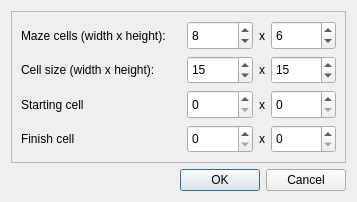
<?xml version="1.0" encoding="UTF-8"?>
<ui version="4.0">
 <class>MazeDialog</class>
 <widget class="QDialog" name="MazeDialog">
  <property name="geometry">
   <rect>
    <x>0</x>
    <y>0</y>
    <width>357</width>
    <height>202</height>
   </rect>
  </property>
  <property name="windowTitle">
   <string>Dialog</string>
  </property>
  <layout class="QGridLayout" name="gridLayout">
   <item row="1" column="1">
    <widget class="QDialogButtonBox" name="buttonBox">
     <property name="orientation">
      <enum>Qt::Horizontal</enum>
     </property>
     <property name="standardButtons">
      <set>QDialogButtonBox::Cancel|QDialogButtonBox::Ok</set>
     </property>
    </widget>
   </item>
   <item row="0" column="0" colspan="2">
    <widget class="QFrame" name="frame">
     <property name="frameShape">
      <enum>QFrame::StyledPanel</enum>
     </property>
     <property name="frameShadow">
      <enum>QFrame::Raised</enum>
     </property>
     <layout class="QGridLayout" name="gridLayout_2">
      <item row="0" column="0">
       <layout class="QVBoxLayout" name="verticalLayout_2">
        <item>
         <layout class="QHBoxLayout" name="horizontalLayoutMazeCells">
          <item>
           <widget class="QLabel" name="labelMazeCells">
            <property name="sizePolicy">
             <sizepolicy hsizetype="Preferred" vsizetype="Preferred">
              <horstretch>0</horstretch>
              <verstretch>0</verstretch>
             </sizepolicy>
            </property>
            <property name="minimumSize">
             <size>
              <width>160</width>
              <height>0</height>
             </size>
            </property>
            <property name="text">
             <string>Maze cells (width x height):</string>
            </property>
           </widget>
          </item>
          <item>
           <widget class="QSpinBox" name="spinHCells">
            <property name="sizePolicy">
             <sizepolicy hsizetype="Minimum" vsizetype="Preferred">
              <horstretch>0</horstretch>
              <verstretch>0</verstretch>
             </sizepolicy>
            </property>
            <property name="minimum">
             <number>3</number>
            </property>
            <property name="maximum">
             <number>32</number>
            </property>
            <property name="value">
             <number>8</number>
            </property>
           </widget>
          </item>
          <item>
           <widget class="QLabel" name="labelXMazeCells">
            <property name="sizePolicy">
             <sizepolicy hsizetype="Maximum" vsizetype="Preferred">
              <horstretch>0</horstretch>
              <verstretch>0</verstretch>
             </sizepolicy>
            </property>
            <property name="text">
             <string>x</string>
            </property>
           </widget>
          </item>
          <item>
           <widget class="QSpinBox" name="spinVCells">
            <property name="sizePolicy">
             <sizepolicy hsizetype="Minimum" vsizetype="Preferred">
              <horstretch>0</horstretch>
              <verstretch>0</verstretch>
             </sizepolicy>
            </property>
            <property name="minimum">
             <number>3</number>
            </property>
            <property name="maximum">
             <number>32</number>
            </property>
            <property name="value">
             <number>6</number>
            </property>
           </widget>
          </item>
         </layout>
        </item>
        <item>
         <layout class="QHBoxLayout" name="horizontalLayoutCellSize">
          <item>
           <widget class="QLabel" name="labelCellSize">
            <property name="minimumSize">
             <size>
              <width>160</width>
              <height>0</height>
             </size>
            </property>
            <property name="text">
             <string>Cell size (width x height):</string>
            </property>
           </widget>
          </item>
          <item>
           <widget class="QSpinBox" name="spinCellX">
            <property name="sizePolicy">
             <sizepolicy hsizetype="Minimum" vsizetype="Preferred">
              <horstretch>0</horstretch>
              <verstretch>0</verstretch>
             </sizepolicy>
            </property>
            <property name="minimum">
             <number>4</number>
            </property>
            <property name="maximum">
             <number>64</number>
            </property>
            <property name="value">
             <number>15</number>
            </property>
           </widget>
          </item>
          <item>
           <widget class="QLabel" name="labelXCellSize">
            <property name="sizePolicy">
             <sizepolicy hsizetype="Maximum" vsizetype="Preferred">
              <horstretch>0</horstretch>
              <verstretch>0</verstretch>
             </sizepolicy>
            </property>
            <property name="text">
             <string>x</string>
            </property>
           </widget>
          </item>
          <item>
           <widget class="QSpinBox" name="spinCellY">
            <property name="sizePolicy">
             <sizepolicy hsizetype="Minimum" vsizetype="Preferred">
              <horstretch>0</horstretch>
              <verstretch>0</verstretch>
             </sizepolicy>
            </property>
            <property name="minimum">
             <number>4</number>
            </property>
            <property name="maximum">
             <number>64</number>
            </property>
            <property name="value">
             <number>15</number>
            </property>
           </widget>
          </item>
         </layout>
        </item>
        <item>
         <layout class="QHBoxLayout" name="horizontalLayoutStart">
          <item>
           <widget class="QLabel" name="labelStartCell">
            <property name="minimumSize">
             <size>
              <width>160</width>
              <height>0</height>
             </size>
            </property>
            <property name="text">
             <string>Starting cell</string>
            </property>
           </widget>
          </item>
          <item>
           <widget class="QSpinBox" name="spinStartX">
            <property name="sizePolicy">
             <sizepolicy hsizetype="Minimum" vsizetype="Preferred">
              <horstretch>0</horstretch>
              <verstretch>0</verstretch>
             </sizepolicy>
            </property>
           </widget>
          </item>
          <item>
           <widget class="QLabel" name="labelStartX">
            <property name="sizePolicy">
             <sizepolicy hsizetype="Maximum" vsizetype="Preferred">
              <horstretch>0</horstretch>
              <verstretch>0</verstretch>
             </sizepolicy>
            </property>
            <property name="text">
             <string>x</string>
            </property>
           </widget>
          </item>
          <item>
           <widget class="QSpinBox" name="spinStartY">
            <property name="sizePolicy">
             <sizepolicy hsizetype="Minimum" vsizetype="Preferred">
              <horstretch>0</horstretch>
              <verstretch>0</verstretch>
             </sizepolicy>
            </property>
           </widget>
          </item>
         </layout>
        </item>
        <item>
         <layout class="QHBoxLayout" name="horizontalLayoutFinish">
          <item>
           <widget class="QLabel" name="label_2">
            <property name="minimumSize">
             <size>
              <width>160</width>
              <height>0</height>
             </size>
            </property>
            <property name="text">
             <string>Finish cell</string>
            </property>
           </widget>
          </item>
          <item>
           <widget class="QSpinBox" name="spinBox_3">
            <property name="sizePolicy">
             <sizepolicy hsizetype="Minimum" vsizetype="Preferred">
              <horstretch>0</horstretch>
              <verstretch>0</verstretch>
             </sizepolicy>
            </property>
           </widget>
          </item>
          <item>
           <widget class="QLabel" name="labelFinishX">
            <property name="sizePolicy">
             <sizepolicy hsizetype="Maximum" vsizetype="Preferred">
              <horstretch>0</horstretch>
              <verstretch>0</verstretch>
             </sizepolicy>
            </property>
            <property name="text">
             <string>x</string>
            </property>
           </widget>
          </item>
          <item>
           <widget class="QSpinBox" name="spinBox_4">
            <property name="sizePolicy">
             <sizepolicy hsizetype="Minimum" vsizetype="Preferred">
              <horstretch>0</horstretch>
              <verstretch>0</verstretch>
             </sizepolicy>
            </property>
           </widget>
          </item>
         </layout>
        </item>
       </layout>
      </item>
     </layout>
    </widget>
   </item>
  </layout>
 </widget>
 <resources/>
 <connections>
  <connection>
   <sender>buttonBox</sender>
   <signal>accepted()</signal>
   <receiver>MazeDialog</receiver>
   <slot>accept()</slot>
   <hints>
    <hint type="sourcelabel">
     <x>248</x>
     <y>254</y>
    </hint>
    <hint type="destinationlabel">
     <x>157</x>
     <y>274</y>
    </hint>
   </hints>
  </connection>
  <connection>
   <sender>buttonBox</sender>
   <signal>rejected()</signal>
   <receiver>MazeDialog</receiver>
   <slot>reject()</slot>
   <hints>
    <hint type="sourcelabel">
     <x>316</x>
     <y>260</y>
    </hint>
    <hint type="destinationlabel">
     <x>286</x>
     <y>274</y>
    </hint>
   </hints>
  </connection>
 </connections>
</ui>
